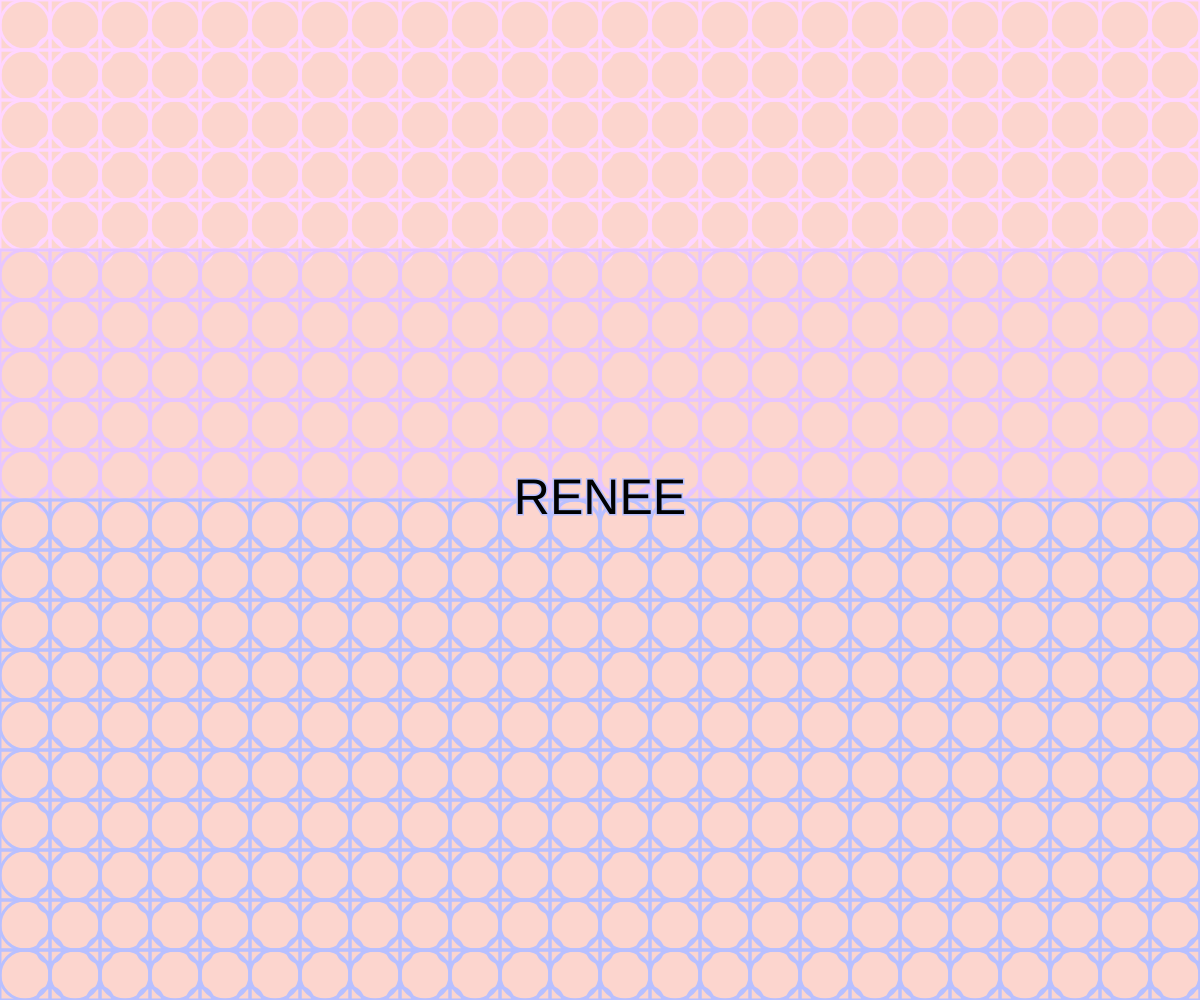
Frame 1 (no input)
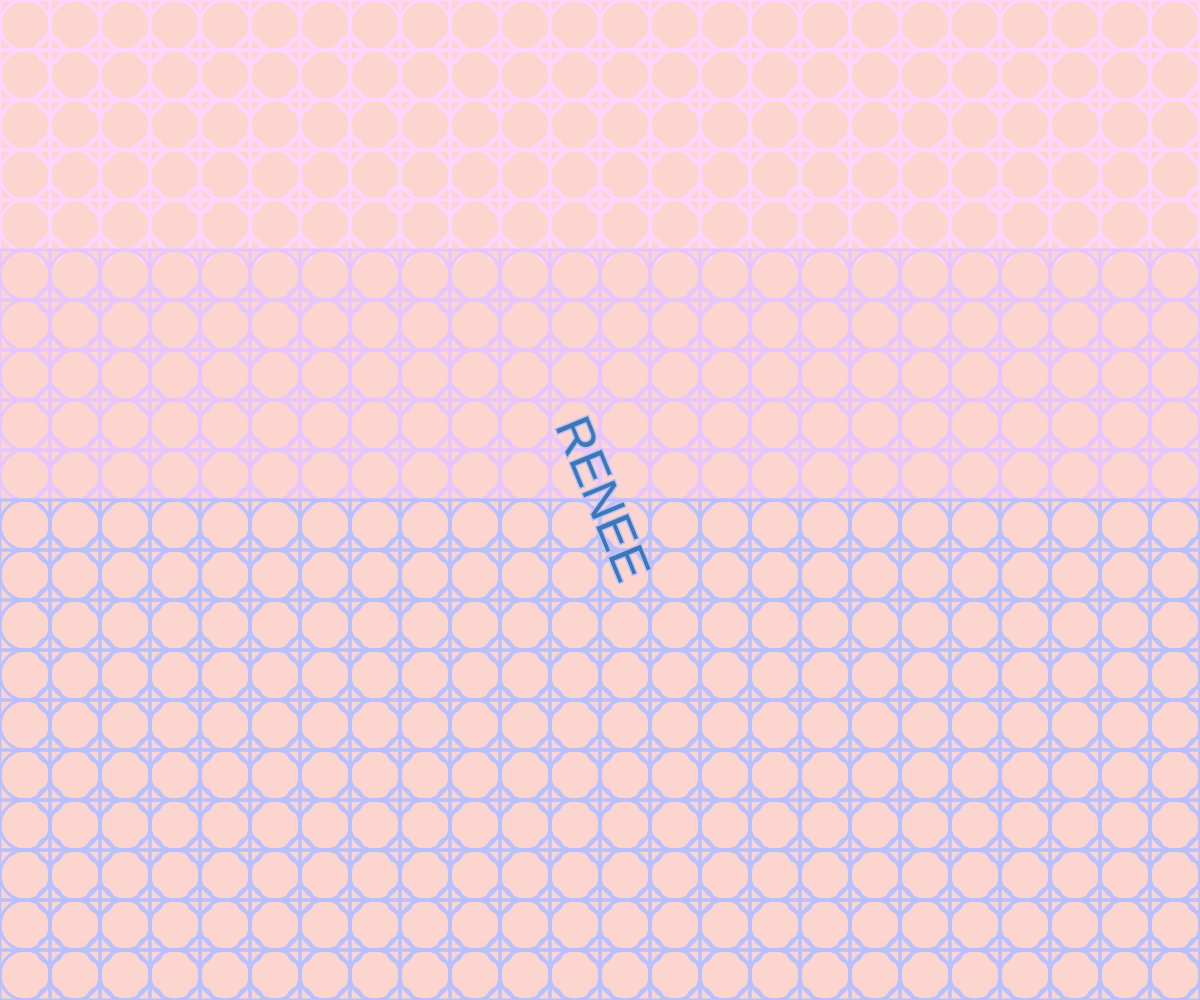
Frame 60 (no input)
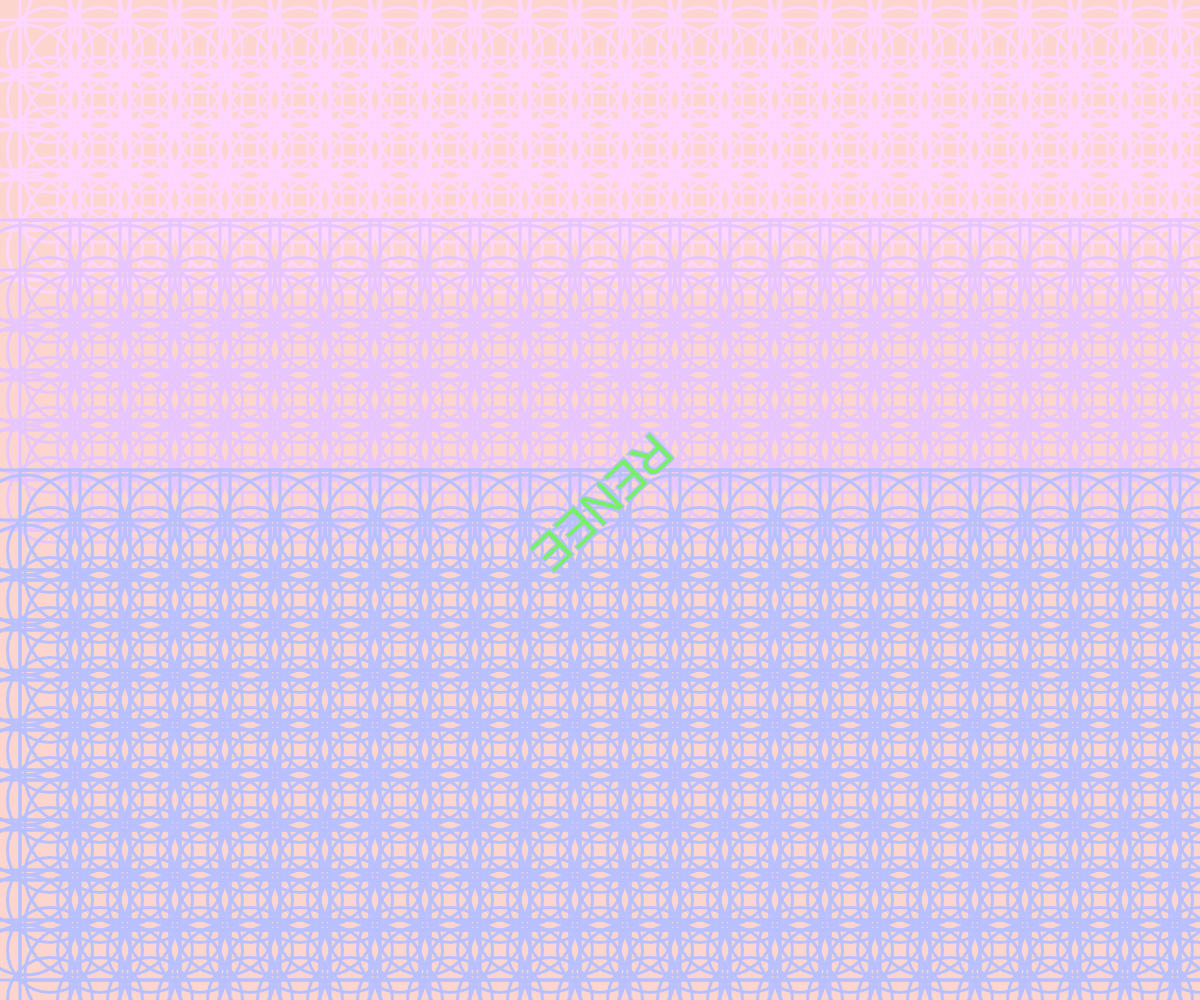
Frame 120 (the mouse pressed at the canvas centre since frame 60)

The p5.js sketch that drew these frames (run headless with seeded random() and noise() and a simulated clock; from frame 60 on, the mouse is pressed at the canvas centre):

// p5.js sketch
// ── sketch.js
let angle = 0; // 用於旋轉的角度
let r = 255, g = 0, b = 0; // 初始顏色（紅色）

function setup() {
  createCanvas(windowWidth, windowHeight);  // 產生一個畫布
  background("#fcd5ce");  // 設定背景顏色
}

function draw() {
  background("#fcd5ce");  // 背景顏色
  rectMode(CENTER);
  noFill();  // 物件不充滿顏色
  stroke("#b8c0ff");  // 線條的顏色
  strokeWeight(3);  // 線條的粗細
  
  let rect_width = 50 + mouseX / 10; // 方形的寬度
  let bc_width = 50 + mouseY / 10;   // 大圓的寬度
  let sc_width = 25 + mouseX / 10;   // 小圓的寬度

  // 繪製形狀的網格
  for (let j = 0; j < 20; j++) {  // 產生第幾排
    for (let i = 0; i < 40; i++) {  // 產生一整排物件
    
          if(j<5){  //0-4排的顏色
            stroke("#ffd6ff")
          } else if(j<10){  //5-9排的顏色
            stroke("#e7c6ff")
          } else{stroke("#b8c0ff")  //第10排之後的顏色
        }
      ellipse(25 + 50 * i, 25 + 50 * j, bc_width);  // 大圓
      rect(25 + 50 * i, 25 + 50 * j, rect_width);    // 正方形
      ellipse(50 + 50 * i, 50 + 50 * j, sc_width);    // 小圓
    }
  }

  // 更新顏色漸變
  r = (r + 1) % 256;
  g = (g + 2) % 256;
  b = (b + 3) % 256;

  // 設置字母的顏色和旋轉
  fill(r, g, b);
  textSize(50);
  textAlign(CENTER, CENTER);
  translate(width / 2, height / 2);  // 移動到畫布中心
  rotate(angle);  // 旋轉
  text('RENEE', 0, 0);  // 畫字母
  angle += 0.02;  // 每幀增加一點旋轉角度
}

// ── sketch_1.js
  function setup() {
    createCanvas(windowWidth, windowHeight);  //產生一個畫布
    background("#fcd5ce")  //設定背景顏色
  }
  
  function draw() { //畫圖，每秒畫60次
    background("#fcd5ce");  //背景顏色
    rectMode(CENTER)
    noFill()  //以下所畫的物件不要充滿顏色
    stroke("#b8c0ff")  //線條的顏色
    strokeWeight(3)  //線條的粗細
    //宣告變數
    var rect_width =20 +mouseX/10 //方形的寬度
    var bc_width =20 +mouseY/10  //大圓的寬度
    var sc_width =10 +mouseX/10 //小圓的寬度
    //for迴圈
    //i=0:i為變數<要i從0開始
    //i<20: 條件判斷
    //i=i+1: i值每次改變的差距值，當回圈內程式碼執行一次後i會自動+1
    for(let j=0; j<20; j=j+1){  //產生第幾排
      for(let i=0; i<40; i=i+1){  //產生一整排物件
        if(j<5){  //0-4排的顏色
          stroke("#ffd6ff")
        } else if(j<10){  //5-9排的顏色
          stroke("#e7c6ff")
        } else{stroke("#b8c0ff")  //第10排之後的顏色
      }
        ellipse(25+50*i,25+50*j,bc_width)  // x+50,y不變
        rect(25+50*i,25+50*j,rect_width)  //畫正方形
        ellipse(50+50*i,50+50*j,sc_width)  //畫一個小圓
        }
    }
    
   }
